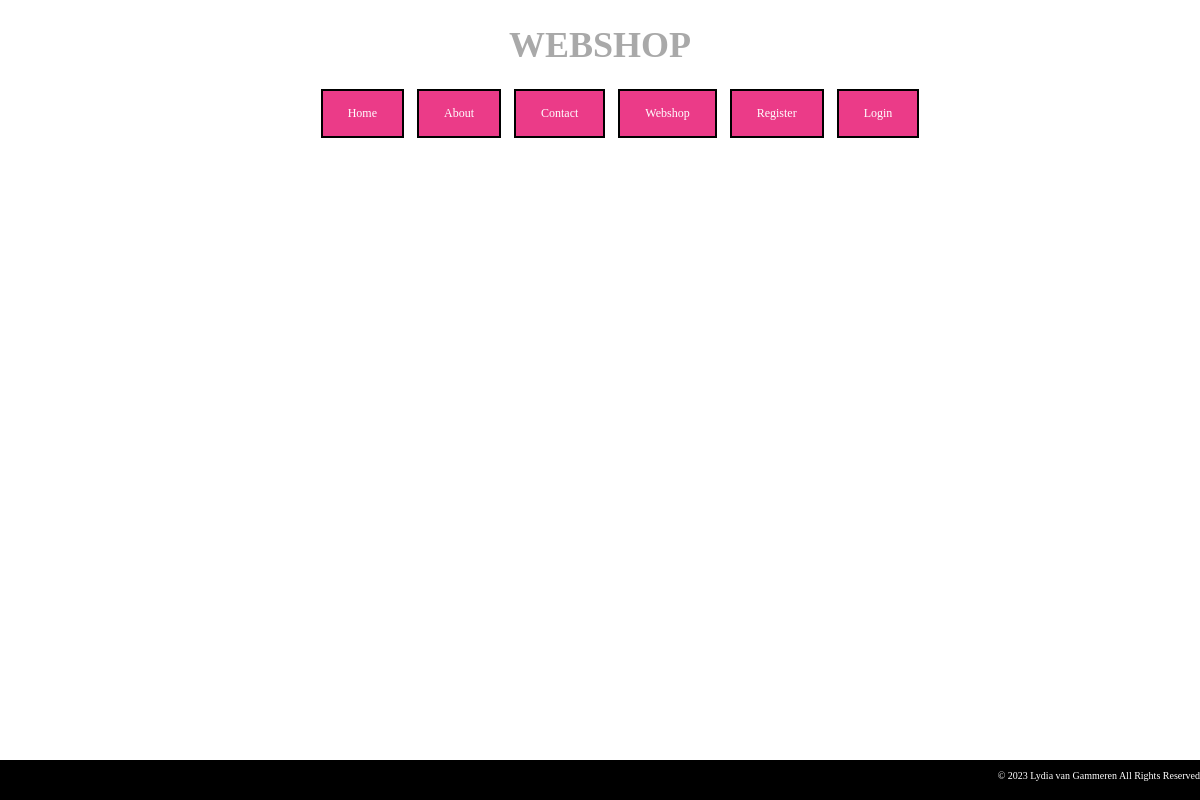
The page /index.php?page=webshop on the database as committed earlier.
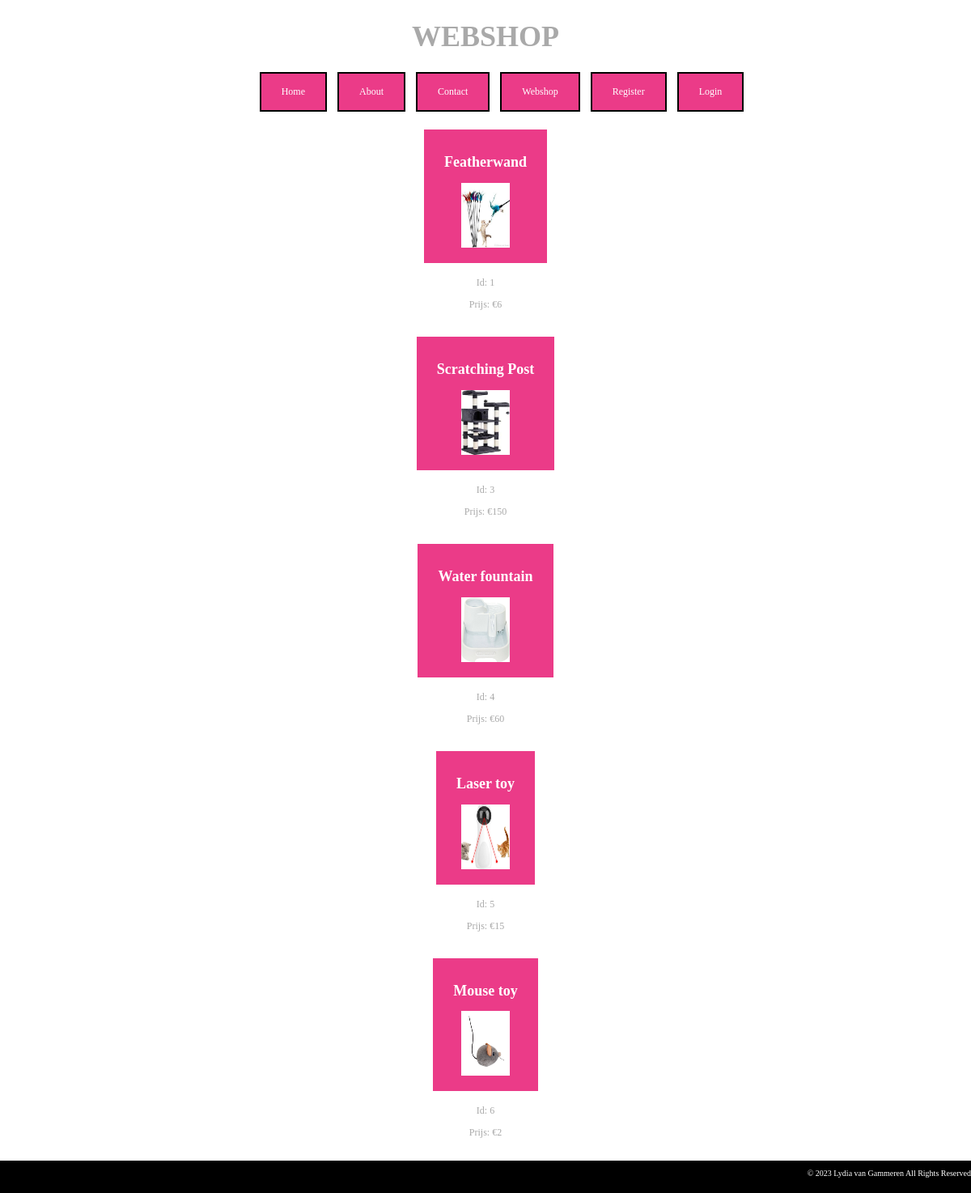
The same page on the database as committed later.
### tables this page shows
CREATE TABLE `products` (
  `id` int(20) NOT NULL,
  `name` varchar(80) NOT NULL,
  `description` varchar(150) NOT NULL,
  `price` decimal(10,0) NOT NULL,
  `filename_img` varchar(100) NOT NULL
);

### db_repository.php (called while the page is built, shortened)
<?php
function connectWithDB()
{
    $servername = "localhost";
    $username = "webshop_Lydia";
    $password = "shoplvg";
    $dbname = "lydia_webshop";
    $conn = @mysqli_connect($servername, $username, $password, $dbname);
    return $conn;
}
function getAllProducts()
{
    $products = array();
    $conn = connectWithDB();
    try {
        $sql = "SELECT * from products;";
        $result = mysqli_query($conn, $sql);
        if (mysqli_num_rows($result) > 0) {
            while ($row = mysqli_fetch_assoc($result)) {
                $product = $row;
                array_push($products, $product);
            }
        }
    } finally {
        mysqli_close($conn);
    }
    return $products;
}

### products_service.php (called while the page is built, shortened)
<?php
function getWebshopProducts()
{
    $products = array();
    $genericErr = "";
    try {
        $products = getAllProducts();
    } catch (Exception $e) {
        $genericErr = "Sorry, cannot show products at this moment.";
        debug_to_console("GetAllProducts failed  " . $e->getMessage());
    }
    return array("products" => $products, "genericErr" => $genericErr);
}

### webshop.php (the view, shortened to what this page needs)
<?php
function showContent($data)
{
    foreach ($data['products'] as $product) {
        echo '<div class="product"><a href="index.php?page=productdetail&id=' . $product['id'] . '">';
        echo '<h2>' . $product['name'] . '</h2>';
        echo '<img src="Images/' . $product['filename_img'] . '" alt="' . $product['name'] . '" width="60" height="80"></a>' . PHP_EOL;
        echo '<div class="text">';
        echo '<div class="id"><p>Id: ' . $product['id'] . '</p></div>' . PHP_EOL;
        echo '<div class="price"><p>Prijs: &euro;' . $product['price'] . '</p></div><br>';
        echo '</div></div>' . PHP_EOL;
    }
}

### index.php (shortened to what this page needs)
<?PHP
include 'products_service.php';
$page = getRequestedPage();
$data = processRequest($page);
showResponsePage($data);
function getRequestedPage()
{
    $request_type = $_SERVER['REQUEST_METHOD'];
    if ($request_type == 'POST') {
        $requested_page = getPostVar('page', 'home');
    } else if ($request_type == 'GET') {
        $requested_page = getUrlVar('page', 'home');
    }
    return $requested_page;
}
function getUrlVar($key, $default = '')
{
    $value = filter_input(INPUT_GET, $key);
    return isset($value) ? $value : $default;
}
function processRequest($page)
{
    switch ($page) {
        case 'webshop':
            $data = getWebshopProducts();
            $page = 'webshop';
            break;
    }
    $data['menu'] = array('home' => 'Home', 'about' => 'About', 'contact' => 'Contact', 'webshop' => 'Webshop');
    if (isUserLoggedIn()) {
        $data['menu']['logout'] = "Logout " . getLoggedInUserName();
        $data['menu']['changepassword'] = "Change Password ";
    } else {
        $data['menu']['register'] = "Register";
        $data['menu']['login'] = "Login";
    }
    $data['page'] = $page;
    return $data;
}
function showResponsePage($data)
{
    $current_page = $data['page'];
    beginDocument();
    showHeadSection($current_page);
    if ($current_page !== 'unknown') {
        showBody($current_page, $data);
    } else {
        echo 'No such page.';
    }
    endDocument();
}
function beginDocument()
{
    echo '<!doctype html>
              <html>';
}
function showHeadSection($page)
{
    echo '<head>
    <title>' . strtoupper($page) . '</title>
    <link rel="stylesheet" href="CSS/style.css">
    <link rel="icon" type="image/x-icon" href="favicon.ico">
  </head>';
}
function showBody($current_page, $data)
{
    showBodyStart();
    showHeader($current_page);
    showMenu($data);
    showContent($data);
    showFooter();
    showBodyEnd();
}
function showBodyStart()
{
    echo '    <body>' . PHP_EOL;
    echo '<div id="page-container">
    <div id="content-wrap">' . PHP_EOL;
}
function showHeader($page)
{
    switch ($page) {
        case 'home':
        case 'about':
        case 'contact':
        case 'register':
        case 'login':
        case 'changepassword':
        case 'webshop':
        case 'productdetail':
            echo '<header>
        <h1>' . strtoupper($page) . '</h1>
      </header>';
            break;
    }
}
function showMenu($data)
{
    echo '<ul class="menu"><nav>';
    foreach ($data['menu'] as $link => $label) {
        showMenuItem($link, $label);
    }
    echo '</nav></ul>';
}
function showMenuItem($link, $label)
{
    echo '
        <a href="index.php?page=' . $link . '">
        <li>' . $label .  '</li>
        </a>';
}
function showFooter()
{
    echo '
    </div>
    <footer>
    <p>&copy; <script>
        document.write(new Date().getFullYear())
      </script> Lydia van Gammeren All Rights Reserved</p>
  </footer>';
}
function showBodyEnd()
{
    echo '</div>' . PHP_EOL;
    echo '    </body>' . PHP_EOL;
}
function endDocument()
{
    echo  '</html>';
}

### CSS/style.css (style rules this page uses)
body { min-width: 800px; display: flex; flex-direction: column; background-color: white; font-size: 12px; color: darkgray; text-align: center; margin: 0 auto; }
header h1 { font-size:300%; }
a:link, a:visited { background-color: #EB3B88; color: white; padding: 15px 25px; margin: 5px; text-align: center; text-decoration: none; display: inline-block; }
header { min-height: 48px; text-align: center; }
.menu { text-align: center; list-style-type:none; }
.menu a { border: 2px solid black; }
ul { list-style-position: inside; }
footer { text-align: right; color: white; background-color: black; font-size: 10px; position: absolute; bottom: 0; width: 100%; height: 2.5rem; }
#page-container { position: relative; min-height: 100vh; }
#content-wrap { padding-bottom: 2.5rem; }

Rows that differ between the two databases and show on the page:
added products: name "Featherwand", filename_img (picture), id "1", price "6"
added products: name "Scratching Post", filename_img (picture), id "3", price "150"
added products: name "Water fountain", filename_img (picture), id "4", price "60"
added products: name "Laser toy", filename_img (picture), id "5", price "15"
added products: name "Mouse toy", filename_img (picture), id "6", price "2"
